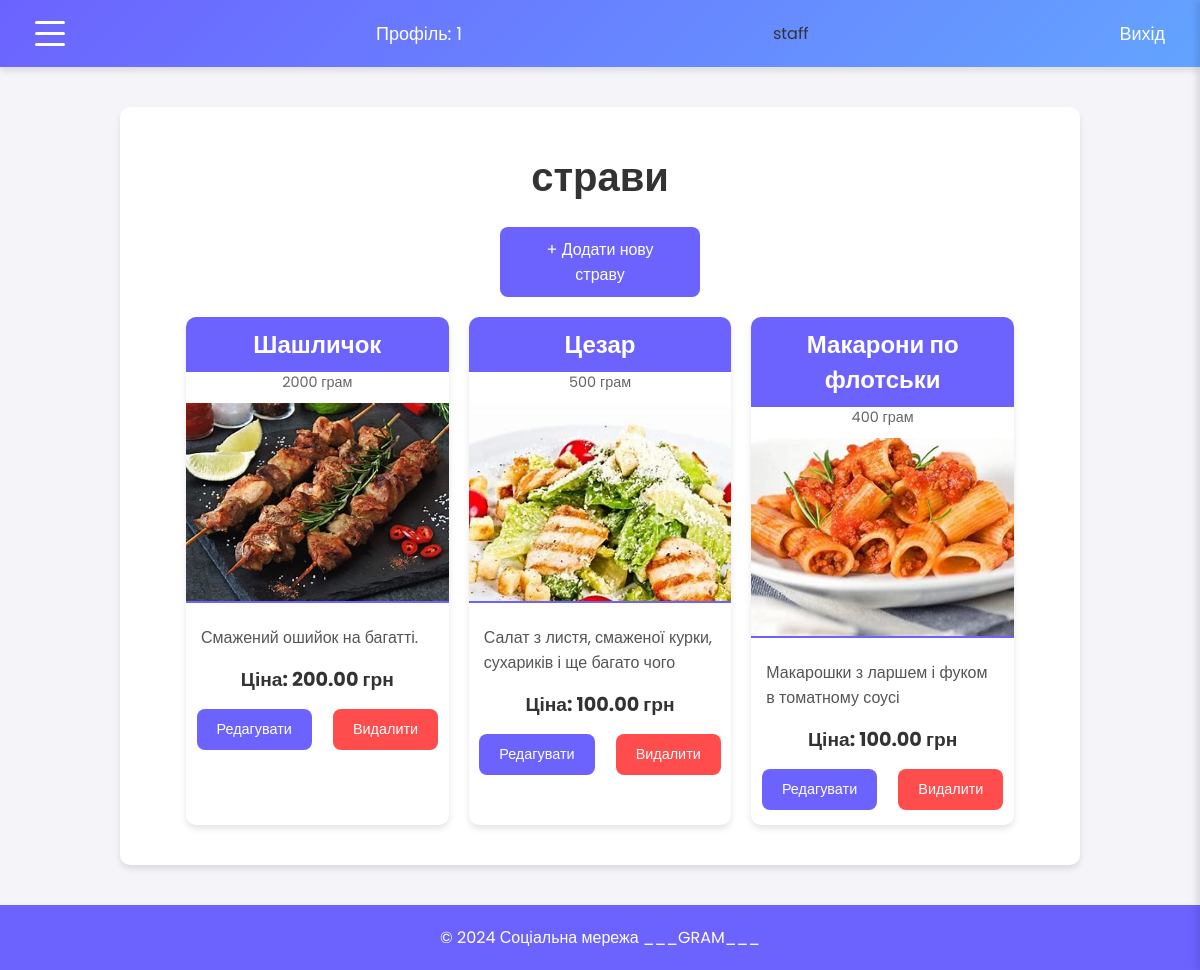
The app's page / (signed in) with its own data.
### restik/models.py (models this page shows, shortened)
class Food(models.Model):
    name = models.CharField(max_length=255, verbose_name='Назва страви')
    weight = models.IntegerField(blank=True, verbose_name='Вага')
    description = models.TextField(blank=True, verbose_name='Опис страви')
    price = models.DecimalField(max_digits=10, decimal_places=2, verbose_name='Ціна')
    image = models.ImageField(upload_to='media/', blank=True, null=True, verbose_name='Зображення страви')
    STATUS_CHOICES = [('other', 'Інше'),
        ('hot_dishe', 'Гарячі страви'),
        ('non_alc_drink', 'Без акогольні напої'),
        ('long_alc_drink', 'Лонги'),
        ('short_alc_drink', 'Шоти'),
        ('salat', 'Салати'),
        ('side_dish', 'Гарніри')]
    category = models.CharField(choices=STATUS_CHOICES, max_length=255, default = 'other', verbose_name='Категорія')
    class Meta:
        verbose_name = 'Страва'
        verbose_name_plural = 'Страви'

### restik/views.py (the view)
# urls.py: path('', views.food_list, name='food_list'),
def food_list(request):
    food = Food.objects.all()
    return render(request, 'food_list.html', {'dishes': food, 'category': "страви"})

### templates/food_list.html (shortened to what this page needs)
{% extends 'base.html' %}
{% block content%}
<main class="container">
    {% if category %}
        <h1 class="page-title">{{ category }}</h1>
    {% else %}
        <h1 class="page-title">страви</h1>
    {% endif %}
    {% if user.is_staff %}
        <a href="{% url 'new_food' %}" class="add-food-btn">+ Додати нову страву</a>
    {% endif %}
    <div class="food-container">
        {% for dish in dishes %}
        <div class="food-card">
            <h2 class="food-title">{{ dish.name }}</h2>
            <p class="food-weight">{{ dish.weight }} грам</p>
            {% if dish.image %}
                <img src="{{ dish.image.url }}" alt="{{ dish.name }}" class="food-image">
            {% else %}
                <p class="no-image">Зображення відсутнє</p>
            {% endif %}
            <p class="food-description">{{ dish.description }}</p>
            <p class="food-price"><strong>Ціна: {{ dish.price }} грн</strong></p>
            <div class="food-actions">
                {% if user.is_staff %}
                    <a href="{% url 'edit_food' dish.id %}" class="btn edit-btn">Редагувати</a>
                    <a href="{% url 'del_food' dish.id %}" class="btn delete-btn">Видалити</a>
                {% endif %}
            </div>
        </div>
        {% endfor %}
    </div>
</main>
{% endblock %}

### templates/base.html (shortened to what this page needs)
<!DOCTYPE html>
<html lang="uk">
<head>
</head>
<body>
    <header>
        <nav>
            <ul>
                <li><div class="menu-btn" id="menu-btn"><div></div><div></div><div></div></div></li>
                {% if user.is_authenticated %}
                    <li><a href="#">Профіль: {{ user.username }}</a></li>
                    {% if user.is_staff %}
                    <li>staff</li>
                    {% endif %}
                    <li><a href="{% url 'logout' %}">Вихід</a></li>
                {% else %}
                    <li><a href="{% url 'login' %}">Вхід</a></li>
                    <li><a href="{% url 'register' %}">Реєстрація</a></li>
                {% endif %}
            </ul>
        </nav>
    </header>
        {% block content %}
        {% endblock %}
    <footer>
        <p>© 2024 Соціальна мережа ___GRAM___</p>
    </footer>
</body>
</html>

### records on screen
Food: name "Шашличок", weight "2000", image (picture), description "Смажений ошийок на багатті.", price "200.00"
Food: name "Цезар", weight "500", image (picture), description "Салат з листя, смаженої курки, сухариків і ще багато чого", price "100.00"
Food: name "Макарони по флотськи", weight "400", image (picture), description "Макарошки з ларшем і фуком в томатному соусі", price "100.00"

### other values on screen
{{ user.username }} "1"
{{ category }} "страви"
